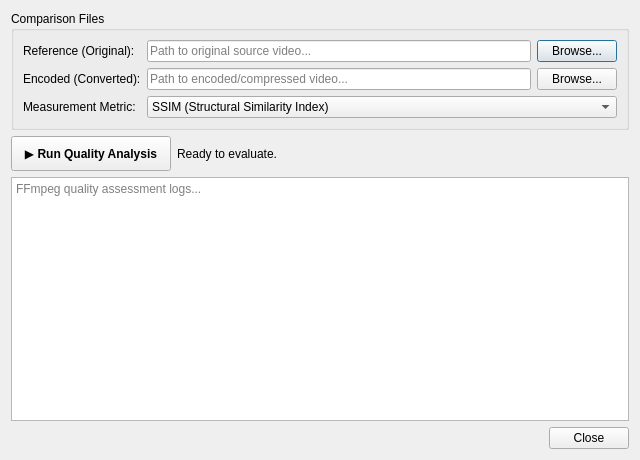
<?xml version="1.0" encoding="UTF-8"?>
<ui version="4.0">
 <class>VmafDialog</class>
 <widget class="QDialog" name="VmafDialog">
  <property name="geometry">
   <rect>
    <x>0</x>
    <y>0</y>
    <width>640</width>
    <height>460</height>
   </rect>
  </property>
  <property name="windowTitle">
   <string>Objective Video Quality Inspector (VMAF / SSIM / PSNR)</string>
  </property>
  <layout class="QVBoxLayout" name="mainVmafLayout">
   <item>
    <widget class="QGroupBox" name="grpFiles">
     <property name="title">
      <string>Comparison Files</string>
     </property>
     <layout class="QFormLayout" name="filesForm">
      <item row="0" column="0">
       <widget class="QLabel" name="lblRef">
        <property name="text">
         <string>Reference (Original):</string>
        </property>
       </widget>
      </item>
      <item row="0" column="1">
       <layout class="QHBoxLayout" name="refRow">
        <item>
         <widget class="QLineEdit" name="txtRefFile">
          <property name="placeholderText">
           <string>Path to original source video...</string>
          </property>
         </widget>
        </item>
        <item>
         <widget class="QPushButton" name="btnBrowseRef">
          <property name="text">
           <string>Browse...</string>
          </property>
         </widget>
        </item>
       </layout>
      </item>
      <item row="1" column="0">
       <widget class="QLabel" name="lblDist">
        <property name="text">
         <string>Encoded (Converted):</string>
        </property>
       </widget>
      </item>
      <item row="1" column="1">
       <layout class="QHBoxLayout" name="distRow">
        <item>
         <widget class="QLineEdit" name="txtDistFile">
          <property name="placeholderText">
           <string>Path to encoded/compressed video...</string>
          </property>
         </widget>
        </item>
        <item>
         <widget class="QPushButton" name="btnBrowseDist">
          <property name="text">
           <string>Browse...</string>
          </property>
         </widget>
        </item>
       </layout>
      </item>
      <item row="2" column="0">
       <widget class="QLabel" name="lblMetric">
        <property name="text">
         <string>Measurement Metric:</string>
        </property>
       </widget>
      </item>
      <item row="2" column="1">
       <widget class="QComboBox" name="comboMetric">
        <item>
         <property name="text">
          <string>SSIM (Structural Similarity Index)</string>
         </property>
        </item>
        <item>
         <property name="text">
          <string>PSNR (Peak Signal-to-Noise Ratio)</string>
         </property>
        </item>
        <item>
         <property name="text">
          <string>VMAF (Netflix Video Multi-Method)</string>
         </property>
        </item>
       </widget>
      </item>
     </layout>
    </widget>
   </item>
   <item>
    <layout class="QHBoxLayout" name="actionLayout">
     <item>
      <widget class="QPushButton" name="btnComputeScore">
       <property name="minimumSize">
        <size>
         <width>160</width>
         <height>35</height>
        </size>
       </property>
       <property name="text">
        <string>▶ Run Quality Analysis</string>
       </property>
       <property name="styleSheet">
        <string>font-weight: bold;</string>
       </property>
      </widget>
     </item>
     <item>
      <widget class="QLabel" name="lblScoreResult">
       <property name="text">
        <string>Ready to evaluate.</string>
       </property>
      </widget>
     </item>
     <item>
      <spacer name="vmafSpacer">
       <property name="orientation">
        <enum>Qt::Horizontal</enum>
       </property>
       <property name="sizeHint" stdset="0">
        <size>
         <width>40</width>
         <height>20</height>
        </size>
       </property>
      </spacer>
     </item>
    </layout>
   </item>
   <item>
    <widget class="QPlainTextEdit" name="txtQualityLog">
     <property name="readOnly">
      <bool>true</bool>
     </property>
     <property name="placeholderText">
      <string>FFmpeg quality assessment logs...</string>
     </property>
    </widget>
   </item>
   <item>
    <widget class="QDialogButtonBox" name="buttonBox">
     <property name="standardButtons">
      <set>QDialogButtonBox::Close</set>
     </property>
    </widget>
   </item>
  </layout>
 </widget>
 <resources/>
 <connections/>
</ui>
